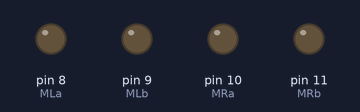
The sketch below on a simulated Arduino Uno, built with avr-gcc and run on an emulated ATmega328P. Shown: output pins drawn as LEDs (lit = HIGH).

Above: at 0.5 s.
At 2.0 s:
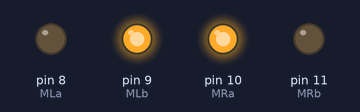
At 4.0 s:
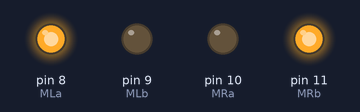
At 5.5 s:
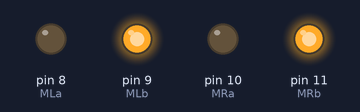
At 6.5 s:
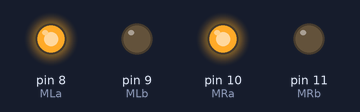
Timing chart, 0 to 9.1 s (numbered marks = the images above):
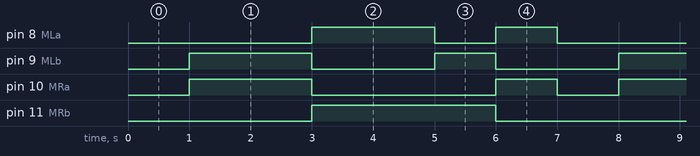

The sketch:

Bot_Assembly_fblr.ino
```cpp
#define MLa 8 //left motor 1st pin
#define MLb 9 //left motor 2nd pin
#define MRa 10 //right motor 1st pin
#define MRb 11 //right motor 2nd pin
void setup() {
pinMode(MLa, OUTPUT);
pinMode(MLb, OUTPUT);
pinMode(MRa, OUTPUT);
pinMode(MRb, OUTPUT);
}
void loop() {

digitalWrite(MLa, LOW);
digitalWrite(MLb, LOW);
digitalWrite(MRa, LOW);
digitalWrite(MRb, LOW);
delay(1000); //wait for 1 second
//Rotate both Motors in Forward Direction//
digitalWrite(MLa, LOW);
digitalWrite(MLb, HIGH);
digitalWrite(MRa, HIGH);
digitalWrite(MRb, LOW);
delay(2000);
//Rotate both Motors in Backward Direction//
digitalWrite(MLa, HIGH);
digitalWrite(MLb, LOW);
digitalWrite(MRa, LOW);
digitalWrite(MRb, HIGH);
delay(2000);
//Rotate robot in right direction
digitalWrite(MLa, LOW);
digitalWrite(MLb, HIGH); // Rotate Left motor forward
digitalWrite(MRa, LOW);
digitalWrite(MRb, HIGH); //Rotate Right motor backward
delay(1000);

//Rotate robot in left direction
digitalWrite(MLa, HIGH);
digitalWrite(MLb, LOW);// Rotate Left motor backward
digitalWrite(MRa, HIGH);
digitalWrite(MRb, LOW); //Rotate Right motor forward
delay(1000);
}
```

Measured:
- by itself, pin 8 (MLa): repeats every 7.0 s: LOW 1.0 s, HIGH 1.0 s, LOW 3.0 s, HIGH 2.0 s
- by itself, pin 9 (MLb): repeats every 7.0 s: LOW 2.0 s, HIGH 1.0 s, LOW 2.0 s, HIGH 2.0 s
- by itself, pin 10 (MRa): repeats every 7.0 s: LOW 3.0 s, HIGH 1.0 s, LOW 1.0 s, HIGH 2.0 s
- by itself, pin 11 (MRb): alternates HIGH for 3.0 s and LOW for 4.0 s
